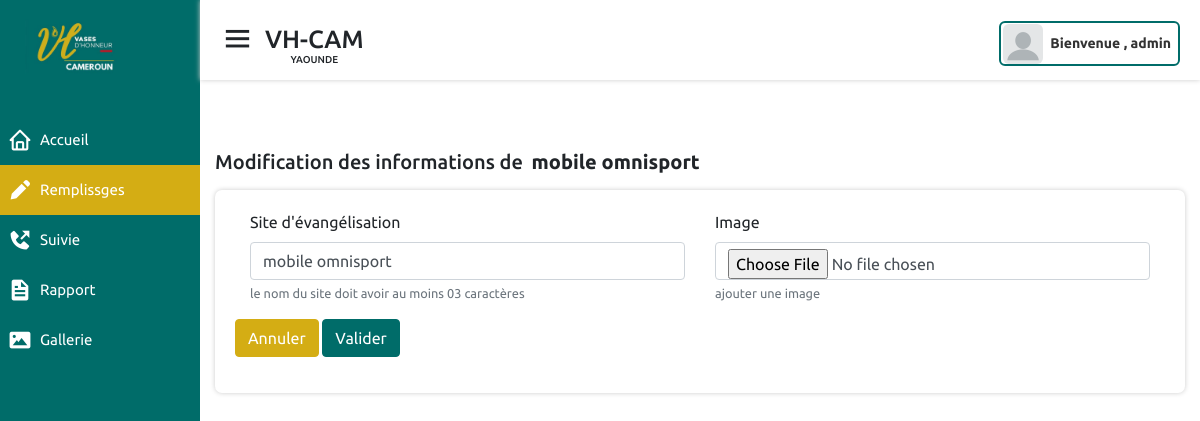
The app's page /evangelisations/remplissages/site/1/modifier (signed in) with its own data.
### remplissages/models.py (models this page shows, shortened)
class Site(models.Model):
    status = (
        ('oui', 'Oui'),
        ('non', 'Non')
    )
    nom_site_evangelisation = models.CharField(max_length=200,verbose_name="site d'évangélisation", help_text="le nom du site doit avoir au moins 03 caractères")
    description = models.TextField(null=True, blank=True, verbose_name="Description", help_text="ajouter une description du site")
    image = models.ImageField(upload_to='images/site/%Y/%m/%d/', null=True, blank=True, help_text="ajouter une image")
    author = models.ForeignKey(User, related_name='sites',
                                on_delete=models.SET_NULL,
                                null=True,
                                verbose_name="ajouter par ")
    actif = models.CharField(max_length=15, choices=status, default='non')
    created = models.DateTimeField(auto_now_add=True)
    updated = models.DateTimeField(auto_now=True)
    class Meta:
        verbose_name = "Site d'évangélisation"

### remplissages/views.py (the view)
# urls.py: path('site/<int:pk>/modifier', views.change_site, name="change_site"),
@login_required
def change_site(request, pk):
    site = None
    is_update = False
    form = None
    context = dict()
    try:
        site = Site.objects.get(id=pk)
    except Site.DoesNotExist:
        raise Http404("Pages non disponible")
    if request.method == 'POST':
        form = SiteForm(instance=site, data=request.POST, files=request.FILES)
        if form.is_valid():
            site = form.save(commit=False)
            site.save()
            History.objects.create(
                user=request.user,
                content_object=f"LIEU D'ÉVANGELISATION:::{site}",
                action_type="mise à jour de"
            )
            is_update = True
            context['is_update'] = is_update
            request.session['is_update'] = is_update
            request.session['site_update'] = {'nom':site.nom_site_evangelisation}
            return redirect('rempl:liste_site')
    else:
        form = SiteForm(instance=site)
    context['form'] = form
    context['site'] = site
    active = "index_rempl"
    context['active'] = active
    return render(request, 'remplissages/site/update_site.html', context)

### remplissages/forms.py (shortened to what this page needs)
class SiteForm(forms.ModelForm):
    class Meta:
        model = Site
        fields = ['nom_site_evangelisation', 'image']

### remplissages/templates/remplissages/site/update_site.html (shortened to what this page needs)
{% extends 'base.html' %}
{% load widget_tweaks %}
{% block content %}
<div class="row">
    <div class="col-md-12">
        <div class="wrap_rempl">
            <h2 class="mb-3">Modification des informations de <b class="pl-1">{{ site.nom_site_evangelisation  }}</b></h2>
            <div class="rempl">
                <div class="rempl_descrip">
                    <form id="id_evang_form" action="{% url 'rempl:change_site' site.id %}" method="POST"
                                            enctype="multipart/form-data">
                        <div class="row">
                            {% for field in form %}
                            <div class="col-md-6">
                                <div class="form-group {% if field.errors %}has-error{% endif %}">
                                    <label for="{{ field.id_for_label }}">{{field.label}}</label>
                                    {% render_field field class="form-control" %}
                                    <small class="form-text text-muted">{{ field.help_text }}</small>
                                </div>
                            </div>
                            {% endfor %}
                        </div>
                        <div class="form-group">
                            <a href="{% url 'rempl:liste_site' %}" class="btn btn-secondary btn-with">Annuler</a>
                            <button type="submit" class="btn btn-success btn-with">Valider</button>
                        </div>
                    </form>
                </div>
            </div>
        </div>
    </div>
</div>
{% endblock %}

### templates/layout/navbar.html (shortened to what this page needs)
{% load static %}
<nav class="rapport_nav account_nav {% if active == 'gallerie' %}gallerie_nav{% endif %}">
    <div class="nav-bar-first">
        <div class="sidebar-button">
            <i class='bx bx-menu sibebarBtn'></i>
            <div class="navbar-head">
                <span class="dashboard">VH-CAM</span>
                <span style="font-size: 10px;position: relative;top: -7px;">YAOUNDE</span>
            </div>
        </div>
        <div class="profile-details">
            <img src="{% static 'images/profile.png' %}" alt="">
            <span class="admin_name">Bienvenue , {{request.user}}</span>
        </div>
    </div>
    <div class="rempl-infos-submit">
    </div>
</nav>

### static/css/style.css (style rules this page uses)
* { margin: 0; padding: 0; box-sizing: border-box; font-family: 'Ubuntu', sans-serif; }
body { min-height: 100vh; width: 100%; }
.home-section nav { position: fixed; width: calc(100% - 200px); z-index: 100; left: 200px; height: 80px; top: 0; right: 0; background: #fff; padding: 0 20px; display: flex; align-items: center; box-shadow: 0 0 5px #ccc; justify-content: space-between; flex-direction: column; transition: all .5s ease; }
nav .nav-bar-first { position: relative; top: 21px; display: flex; justify-content: space-between; width: 100%; }
.navbar-head { display: flex; align-items: center; flex-direction: column; }
.home-section nav .sidebar-button { display: flex; align-items: start; font-size: 25px; font-weight: 500; }
.home-section nav .sidebar-button i { font-size: 35px; margin-right: 10px ; }
.home-section nav .profile-details { position: relative; display: flex; align-items: center; height: 45px; min-width: 165px; border: 2px solid #006c69 !important; border-radius: 6px; padding: 0 0px 0 2px; }
nav .profile-details img { height: 40px; width: 40px; object-fit: cover; border-radius: 6px; }
nav .profile-details .admin_name { font-size: 14px; font-weight: 600; color: #333; margin: 0 7px; white-space: nowrap; }
.row { margin-right: 0 !important; margin-left: 0 !important; }
.btn-success { background: #006c69 !important; outline: none !important; border-color: #006c69 !important; }
.btn-secondary { background-color: #d4ad14 !important; border-color: #d4ad14 !important; outline: none !important; }

### remplissages/static/remplissages/css/remplissages.css (style rules this page uses)
h2 { font-size: 20px; padding: 0px 15px 0px 0px; }
.wrap_rempl { margin-top: 150px; }
.rempl { box-shadow: 0 0 5px#ccc; border: 5px solid #fff; background-color:#fff; border-radius: 7px; margin-bottom: 25px; }
.rempl_descrip { position: relative; }
.rempl-infos-submit { position: absolute; width: 100%; top: 82px; left: 0px; height: 30px;; z-index: -80; }
#id_evang_form { padding: 15px; }

### records on screen
Site: nom_site_evangelisation "mobile omnisport", nom_site_evangelisation "mobile omnisport"

### other values on screen
{{ request.user }} "admin"
{{ field.label }} "Site d'évangélisation" "Image"
{{ field.help_text }} "le nom du site doit avoir au moins 03 caractères" "ajouter une image"
